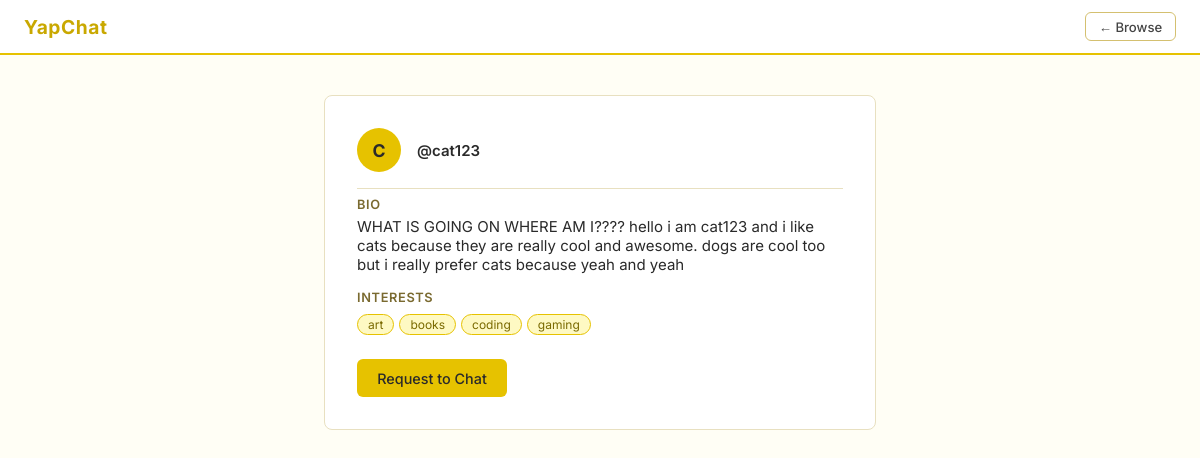
Page /profile/cat123 (signed in) on the committed database.
### tables this page shows
CREATE TABLE users (
                username      TEXT PRIMARY KEY,
                password_hash TEXT NOT NULL,
                bio           TEXT DEFAULT '',
                tags          TEXT DEFAULT ''
            );

### main.py (the view)
@app.route('/profile/<username>') #____________________PROFILE_PAGE________________________
@login_required
def profile(username):
    with get_db() as conn:
        user = conn.execute(
            'SELECT username, bio, tags FROM users WHERE username = ?', (username,)
        ).fetchone()
    if not user:
        return redirect(url_for('browse'))
    user_data = {
        'username': user['username'],
        'bio':      user['bio'],
        'tags':     [t.strip() for t in user['tags'].split(',') if t.strip()]
    }
    return render_template('profile.html', user=user_data,
                           current_user=session['username'])

### main.py (called while the page is built)
def get_db():
    conn = sqlite3.connect(DATABASE)
    conn.row_factory = sqlite3.Row
    return conn

def login_required(f):
    from functools import wraps
    @wraps(f)
    def decorated(*args, **kwargs):
        if 'username' not in session:
            return redirect(url_for('home'))
        return f(*args, **kwargs)
    return decorated

### templates/profile.html (shortened to what this page needs)
<!DOCTYPE html>
<html lang="en">
<head>
  <link rel="stylesheet" href="/static/css/style.css">
</head>
<body>
  <nav class="navbar">
    <span class="navbar-brand">YapChat</span>
    <div class="navbar-links">
      <a href="/browse" class="btn btn-secondary btn-sm">← Browse</a>
    </div>
  </nav>
  <div class="settings-layout">
    <div class="card">
      <div style="display:flex; align-items:center; gap:1rem; margin-bottom:1rem;">
        <div class="user-avatar">{{ user.username[0].upper() }}</div>
        <div>
          <div class="user-name">@{{ user.username }}</div>
        </div>
      </div>
      <hr class="divider">
      <div class="field">
        <label>Bio</label>
        <p>{{ user.bio if user.bio else 'No bio yet.' }}</p>
      </div>
      <div class="field" style="margin-top:1rem;">
        <label>Interests</label>
        <div class="tags">
          {% if user.tags %}
            {% for tag in user.tags %}
            <span class="tag">{{ tag }}</span>
            {% endfor %}
          {% else %}
            <p>No tags yet.</p>
          {% endif %}
        </div>
      </div>
      {% if user.username != current_user %}
      <div style="margin-top:1.5rem;">
        <a href="/request-chat/{{ user.username }}" class="btn btn-primary">
          Request to Chat
        </a>
      </div>
      {% endif %}
    </div>
  </div>
</body>
</html>

### static/css/style.css (style rules this page uses)
* { box-sizing: border-box; margin: 0; padding: 0; }
body { font-family: 'Inter', sans-serif; background: #fffef5; color: #2a2a2a; font-size: 15px; }
a { color: #b8860b; text-decoration: none; }
.card { background: #fff; border: 1px solid #e8e0c0; border-radius: 8px; padding: 2rem; }
.field { display: flex; flex-direction: column; gap: 5px; margin-bottom: 1rem; }
.field label { font-size: 0.8rem; font-weight: 600; color: #7a6a30; text-transform: uppercase; letter-spacing: 0.05em; }
.btn { display: inline-block; padding: 0.6rem 1.2rem; border-radius: 6px; border: 1px solid transparent; font-family: inherit; font-size: 0.9rem; font-weight: 500; cursor: pointer; text-align: center; transition: opacity 0.15s; }
.btn-primary { background: #e6c200; color: #2a2a2a; }
.btn-secondary { background: #fff; color: #444; border-color: #d4c070; }
.btn-sm { padding: 0.35rem 0.8rem; font-size: 0.82rem; }
.tags { display: flex; flex-wrap: wrap; gap: 5px; margin-top: 4px; }
.tag { background: #fef9c3; color: #7a6a00; border-radius: 20px; font-size: 0.75rem; padding: 2px 10px; border: 1px solid #e6c200; }
.navbar { background: #fff; border-bottom: 2px solid #e6c200; padding: 0.75rem 1.5rem; display: flex; align-items: center; justify-content: space-between; position: sticky; top: 0; z-index: 10; }
.navbar-brand { font-weight: 700; font-size: 1.2rem; color: #c9a800; letter-spacing: 0.03em; }
.navbar-links { display: flex; align-items: center; gap: 0.75rem; }
.user-avatar { width: 44px; height: 44px; border-radius: 50%; background: #e6c200; color: #2a2a2a; display: flex; align-items: center; justify-content: center; font-weight: 700; font-size: 1.1rem; }
.user-name { font-weight: 600; color: #2a2a2a; }
.settings-layout { max-width: 600px; margin: 2.5rem auto; padding: 0 1.5rem; }
.divider { border: none; border-top: 1px solid #e8e0c0; margin: 0.5rem 0; }

### rows in the picture
users: username "cat123", bio "WHAT IS GOING ON WHERE AM I???? hello i am cat123 and i like cats because they are really cool and awesome. dogs are cool too but i really prefer cats because yeah and yeah"

### other values in the picture
{{ user.username[0].upper() }} "C"
{{ tag }} "art" "books" "coding" "gaming"
